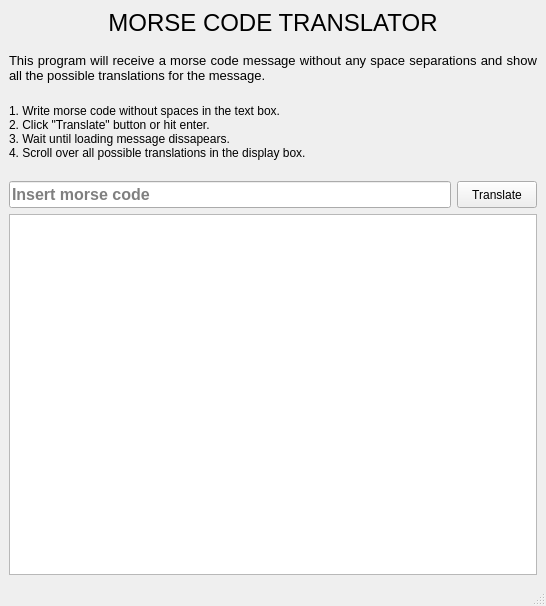
<?xml version="1.0" encoding="UTF-8"?>
<ui version="4.0">
 <class>MainWindow</class>
 <widget class="QMainWindow" name="MainWindow">
  <property name="geometry">
   <rect>
    <x>0</x>
    <y>0</y>
    <width>546</width>
    <height>606</height>
   </rect>
  </property>
  <property name="windowTitle">
   <string>Morse Code Translator</string>
  </property>
  <property name="windowIcon">
   <iconset>
    <normaloff>img/morse_icon.ico</normaloff>img/morse_icon.ico</iconset>
  </property>
  <widget class="QWidget" name="centralwidget">
   <layout class="QGridLayout" name="gridLayout_2">
    <item row="0" column="0" colspan="2">
     <widget class="QLabel" name="title_label">
      <property name="maximumSize">
       <size>
        <width>16777215</width>
        <height>50</height>
       </size>
      </property>
      <property name="font">
       <font>
        <pointsize>18</pointsize>
       </font>
      </property>
      <property name="text">
       <string>MORSE CODE TRANSLATOR</string>
      </property>
      <property name="alignment">
       <set>Qt::AlignCenter</set>
      </property>
     </widget>
    </item>
    <item row="3" column="0" colspan="2">
     <spacer name="verticalSpacer_2">
      <property name="orientation">
       <enum>Qt::Vertical</enum>
      </property>
      <property name="sizeType">
       <enum>QSizePolicy::Fixed</enum>
      </property>
      <property name="sizeHint" stdset="0">
       <size>
        <width>20</width>
        <height>15</height>
       </size>
      </property>
     </spacer>
    </item>
    <item row="6" column="0">
     <widget class="QLineEdit" name="input_code">
      <property name="font">
       <font>
        <pointsize>12</pointsize>
        <weight>75</weight>
        <bold>true</bold>
       </font>
      </property>
      <property name="placeholderText">
       <string>Insert morse code</string>
      </property>
     </widget>
    </item>
    <item row="5" column="0" colspan="2">
     <spacer name="verticalSpacer">
      <property name="orientation">
       <enum>Qt::Vertical</enum>
      </property>
      <property name="sizeType">
       <enum>QSizePolicy::Fixed</enum>
      </property>
      <property name="sizeHint" stdset="0">
       <size>
        <width>20</width>
        <height>15</height>
       </size>
      </property>
     </spacer>
    </item>
    <item row="4" column="0" colspan="2">
     <widget class="QLabel" name="instructions_label">
      <property name="sizePolicy">
       <sizepolicy hsizetype="Preferred" vsizetype="Preferred">
        <horstretch>0</horstretch>
        <verstretch>0</verstretch>
       </sizepolicy>
      </property>
      <property name="maximumSize">
       <size>
        <width>16777215</width>
        <height>85</height>
       </size>
      </property>
      <property name="text">
       <string>1. Write morse code without spaces in the text box.
2. Click &quot;Translate&quot; button or hit enter.
3. Wait until loading message dissapears.
4. Scroll over all possible translations in the display box.</string>
      </property>
      <property name="margin">
       <number>0</number>
      </property>
     </widget>
    </item>
    <item row="2" column="0" colspan="2">
     <widget class="QLabel" name="description_label">
      <property name="minimumSize">
       <size>
        <width>524</width>
        <height>0</height>
       </size>
      </property>
      <property name="maximumSize">
       <size>
        <width>16777215</width>
        <height>65</height>
       </size>
      </property>
      <property name="font">
       <font>
        <pointsize>10</pointsize>
       </font>
      </property>
      <property name="text">
       <string>This program will receive a morse code message without any space separations and show all the possible translations for the message.</string>
      </property>
      <property name="alignment">
       <set>Qt::AlignJustify|Qt::AlignVCenter</set>
      </property>
      <property name="wordWrap">
       <bool>true</bool>
      </property>
      <property name="margin">
       <number>0</number>
      </property>
     </widget>
    </item>
    <item row="1" column="0" colspan="2">
     <spacer name="verticalSpacer_3">
      <property name="orientation">
       <enum>Qt::Vertical</enum>
      </property>
      <property name="sizeType">
       <enum>QSizePolicy::Fixed</enum>
      </property>
      <property name="sizeHint" stdset="0">
       <size>
        <width>20</width>
        <height>10</height>
       </size>
      </property>
     </spacer>
    </item>
    <item row="6" column="1">
     <widget class="QPushButton" name="translate_button">
      <property name="maximumSize">
       <size>
        <width>16777215</width>
        <height>30</height>
       </size>
      </property>
      <property name="text">
       <string>Translate</string>
      </property>
     </widget>
    </item>
    <item row="7" column="0" colspan="2">
     <widget class="QListWidget" name="listWidget"/>
    </item>
   </layout>
  </widget>
  <widget class="QStatusBar" name="statusbar"/>
 </widget>
 <resources/>
 <connections/>
</ui>
